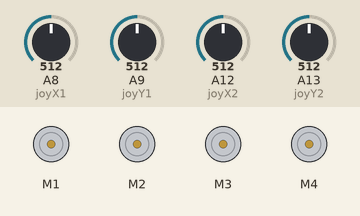
Simulated run of this sketch. Board: Arduino Mega 2560, built with avr-gcc and run on an emulated ATmega2560. On the bench: 4 × DC motor (green arrow = forward, orange = backward, longer = faster). The test bench sets the inputs (shaded band); at power-on: A8 (joyX1) = 512, A9 (joyY1) = 512, A12 (joyX2) = 512, A13 (joyY2) = 512.

Above: at 1.2 s.
1.3 s: A8 (joyX1) set to 582
2.8 s: A8 (joyX1) set to 611
At 3.3 s:
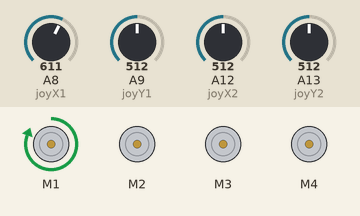
4.3 s: A9 (joyY1) set to 593
5.8 s: A9 (joyY1) set to 609
At 6.8 s:
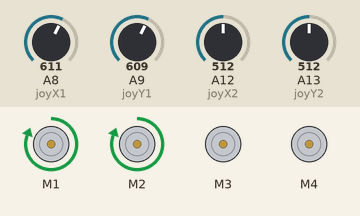
7.3 s: A12 (joyX2) set to 592
8.8 s: A12 (joyX2) set to 610
At 10.2 s:
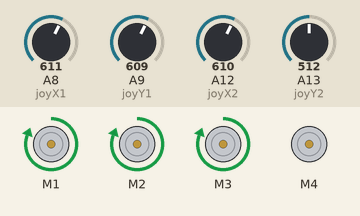
Timing chart, 0 to 11.3 s (numbered marks = the images above; inputs shaded):
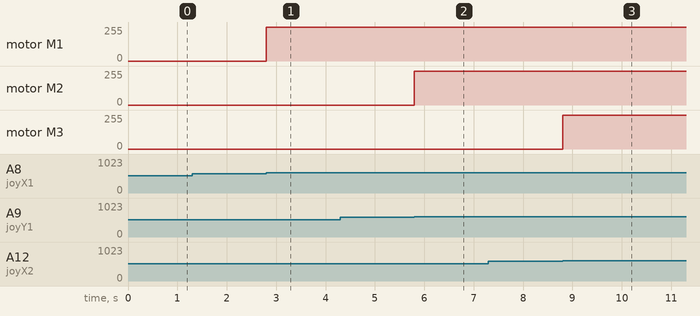

The sketch:

Brazo_2.0.ino
```cpp
#include <AFMotor.h>

AF_DCMotor motor1(1);
AF_DCMotor motor2(2);
AF_DCMotor motor3(3);
AF_DCMotor motor4(4);

int joyX1 = A8;
int posX1;
int joyY1 = A9;
int posY1;
int joyX2 = A12;
int posX2;
int joyY2 = A13;
int posY2;
void setup() {
  Serial.begin(9600);
}

void loop(){
  posX1 = analogRead(joyX1);
  posX2 = analogRead(joyX2);
  posY1 = analogRead(joyY1);
  posY2 = analogRead(joyY2);

  if (posX1 > 600)
  {
    motor1.setSpeed(255);//velocidad de motor izquierdo
    motor1.run(FORWARD); //polaridad de motor izquierdo
  }
  // velocidades joystick derecho hacia adelante
  if (posX1 < 200)
  {
    motor1.setSpeed(255);//velocidad de motor izquierdo
    motor1.run(BACKWARD); //polaridad de motor izquierdo
  }
  //Posicion por defecto del joistick(motores detenidos)
  if ((posX1 <= 600) && (posX1 >= 200))
  {
    motor1.setSpeed(0);//velocidad de motor izquierdo
    motor1.run(BACKWARD); //polaridad de motor izquierdo
  }
  if (posY1 > 600)
  {
    motor2.setSpeed(255);//velocidad de motor izquierdo
    motor2.run(FORWARD); //polaridad de motor izquierdo
  }
  // velocidades joystick derecho hacia adelante
  if (posY1 < 200)
  {
    motor2.setSpeed(255);//velocidad de motor izquierdo
    motor2.run(BACKWARD); //polaridad de motor izquierdo
  }
  //Posicion por defecto del joistick(motores detenidos)
  if ((posY1 <= 600) && (posY1 >= 200))
  {
    motor2.setSpeed(0);//velocidad de motor izquierdo
    motor2.run(BACKWARD); //polaridad de motor izquierdo
 }
  if (posX2 > 600)
  {
    motor3.setSpeed(255);//velocidad de motor izquierdo
    motor3.run(FORWARD); //polaridad de motor izquierdo
  }
  // velocidades joystick derecho hacia adelante
  if (posX2 < 200)
  {
    motor3.setSpeed(255);//velocidad de motor izquierdo
    motor3.run(BACKWARD); //polaridad de motor izquierdo
  }
  //Posicion por defecto del joistick(motores detenidos)
  if ((posX2 <= 600) && (posX2 >= 200))
  {
    motor3.setSpeed(0);//velocidad de motor izquierdo
    motor3.run(BACKWARD); //polaridad de motor izquierdo
  }
  if (posY2 > 600)
  {
    motor4.setSpeed(255);//velocidad de motor izquierdo
    motor4.run(FORWARD); //polaridad de motor izquierdo
  }
  // velocidades joystick derecho hacia adelante
  if (posY2 < 200)
  {
    motor4.setSpeed(255);//velocidad de motor izquierdo
    motor4.run(BACKWARD); //polaridad de motor izquierdo
  }
  //Posicion por defecto del joistick(motores detenidos)
  if ((posY2 <= 600) && (posY2 >= 200))
  {
    motor4.setSpeed(0);//velocidad de motor izquierdo
    motor4.run(BACKWARD); //polaridad de motor izquierdo
  }

}
//Serial.print  ("posicion x1: ");
//Serial.println(posX1);
//Serial.print  ("posicion y1: ");
//Serial.println(posY1);
```

Measured:
- the behaviour switches between 600 and 601 on A8 (joyX1) (found by bisection; images 0 and 1)
- the behaviour switches between 600 and 601 on A9 (joyY1) (found by bisection; images 1 and 2)
- the behaviour switches between 600 and 601 on A12 (joyX2) (found by bisection; images 2 and 3)
- after the input at 1.3 s, every drawn part: stays the same
- after the input at 2.8 s, motor M1: stopped → forward 255/255 at once
- after the input at 4.3 s, every drawn part: stays the same
- after the input at 5.8 s, motor M2: stopped → forward 255/255 at once
- after the input at 7.3 s, every drawn part: stays the same
- after the input at 8.8 s, motor M3: stopped → forward 255/255 at once
